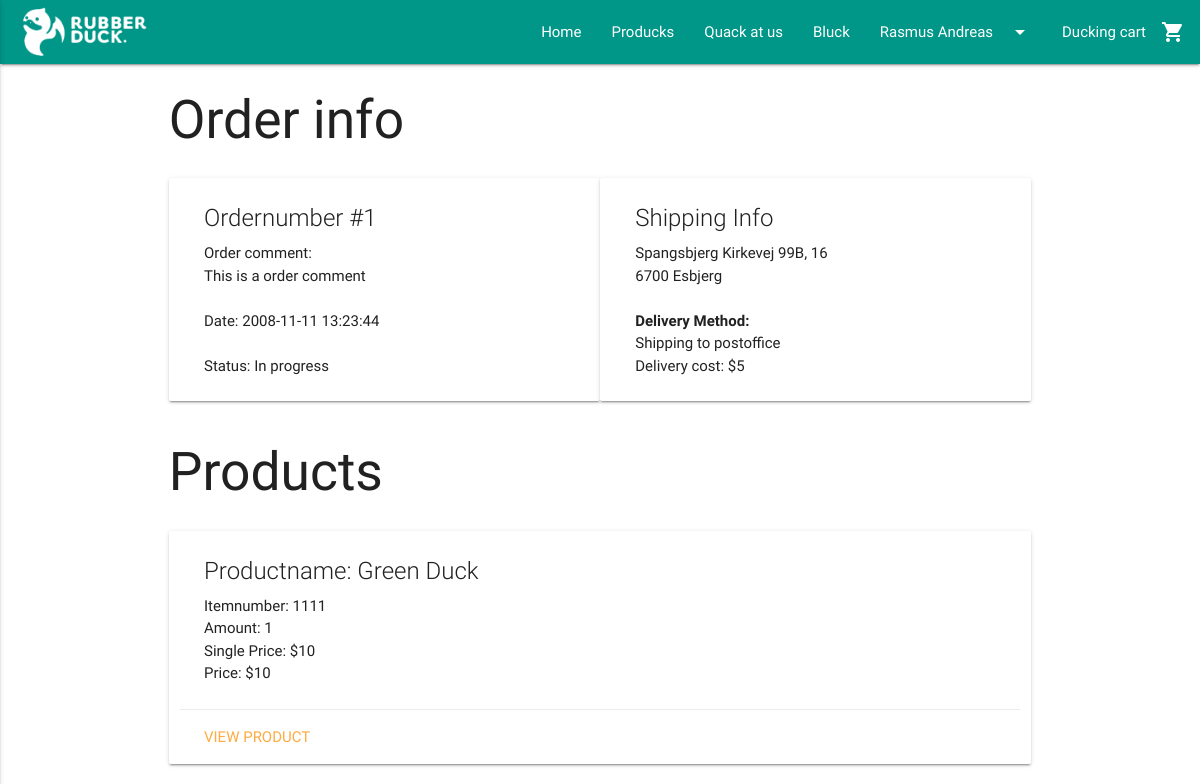
/view/order.php?order=1 (signed in, upper part), run on an earlier commit of the app's database.
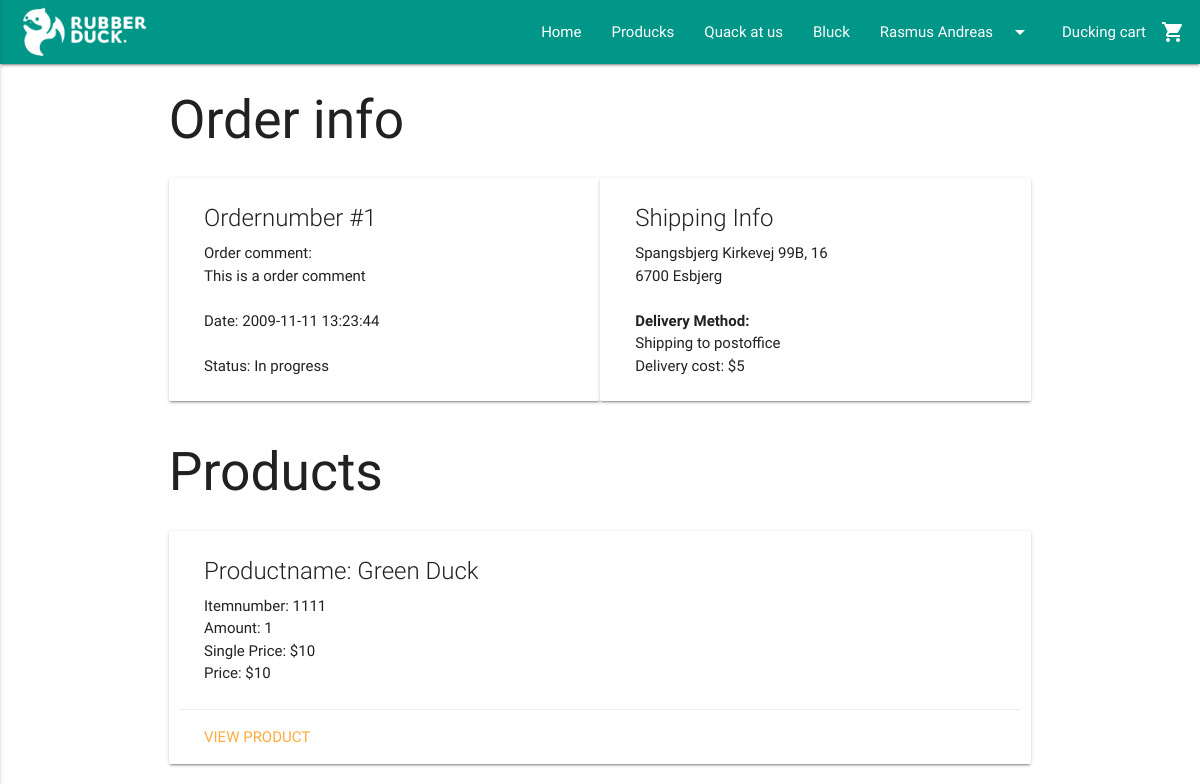
And on a later commit of the database.
### tables this page shows
CREATE TABLE CustomerOrder (
  OrderNumber int AUTO_INCREMENT NOT NULL PRIMARY KEY,
  Comment varchar(255) NULL,
  OrderDate TIMESTAMP NOT NULL,
  ShippingStreet varchar(255) NOT NULL,
  ShippingHouseNumber varchar(255) NOT NULL,
  ZipCode int(20) NOT NULL,  
  CustomerEmail varchar(255) NOT NULL,  
  DeliveryMethodID int NOT NULL,  
  OrderStatusID int NOT NULL,  
  PromoCode varchar(255) NULL  
);

CREATE TABLE OrderStatus (
  OrderStatusID int AUTO_INCREMENT NOT NULL PRIMARY KEY,
  Status varchar(255) NOT NULL
);

CREATE TABLE ZipCode (
    ZipCode int(20) NOT NULL PRIMARY KEY,
    City varchar(255)
);

CREATE TABLE DeliveryMethod (
  DeliveryMethodID int AUTO_INCREMENT NOT NULL PRIMARY KEY,
  Method varchar(255) NOT NULL,
  MethodDescription varchar(255) NOT NULL,
  DeliveryPrice int NOT NULL
);

### model/ordersDAO.php (called while the page is built, shortened)
<?php
require_once("../includes/connection.php");
function getOrder($orderNumber) {
  global $connection;
  $query = "SELECT * FROM CustomerOrder INNER JOIN DeliveryMethod ON CustomerOrder.DeliveryMethodID = DeliveryMethod.DeliveryMethodID INNER JOIN OrderStatus ON CustomerOrder.OrderStatusID = OrderStatus.OrderStatusID INNER JOIN ZipCode ON CustomerOrder.ZipCode = ZipCode.ZipCode WHERE OrderNumber = $orderNumber";
  $result = mysqli_query($connection, $query);
  $row = mysqli_fetch_assoc($result);
  return $row;
}
function getOrderProducts($orderNumber) {
  global $connection;
  $query = "SELECT * FROM OrderDetails INNER JOIN Product ON OrderDetails.ItemNumber = Product.ItemNumber WHERE OrderDetails.OrderNumber = $orderNumber";
  $result = mysqli_query($connection, $query);
  return $result;
}
?>

### view/order.php (the view, shortened to what this page needs)
<?php
require_once("../includes/header.php");
require_once("../model/ordersDAO.php");
$orderNumber = $_GET["order"];
$orderinfo = getOrder($orderNumber);
$orderProducts = getOrderProducts($orderNumber);
?>
<?php
if ($orderinfo["CustomerEmail"] != $_SESSION["CustomerEmail"]) {
  ?>
  <div class="container">
    <h2>This isn't your order!</h2>
  </div>
  <?php
} else {
?>
<div class="container">
  <div class="row">
    <h2>Order info</h2>
    <div class="card col s12 m6">
      <div class="card-content">
        <span class="card-title">Ordernumber #<?php echo $orderinfo["OrderNumber"]; ?></span>
        <p>Order comment: </p>
        <p><?php echo $orderinfo["Comment"]; ?></p>
        <br>
        <p>Date: <?php echo $orderinfo["OrderDate"]; ?></p>
        <br>
        <p>Status: <?php echo $orderinfo["Status"]; ?></p>
      </div>
    </div>
    <div class="card col s12 m6">
      <div class="card-content">
        <span class="card-title">Shipping Info</span>
        <p><?php echo $orderinfo["ShippingStreet"] . " " .$orderinfo["ShippingHouseNumber"]; ?></p>
        <p><?php echo $orderinfo["ZipCode"] . " " . $orderinfo["City"]; ?></p>
        <br>
        <p><b>Delivery Method:</b></p>
        <p><?php echo $orderinfo["Method"]; ?></p>
        <p>Delivery cost: $<?php echo $orderinfo["DeliveryPrice"]; ?></p>
      </div>
    </div>
  </div>
  <div class="row">
    <h2>Products</h2>
    <?php
    while ($row = mysqli_fetch_array($orderProducts)) {
    ?>
    <div class="card col s12">
      <div class="card-content">
        <span class="card-title">Productname: <?php echo $row["ProductName"]; ?></span>
        <p>Itemnumber: <?php echo $row["ItemNumber"]; ?></p>
        <p>Amount: <?php echo $row["Amount"]; ?></p>
        <p>Single Price: $<?php echo $row["Price"]; ?></p>
        <p>Price: $<?php echo $row["Price"] * $row["Amount"]; ?></p>
      </div>
      <div class="card-action">
        <a href="product.php?item=<?php echo $row["ItemNumber"]; ?>">View product</a>
      </div>
    </div>
    <?php
    }
    ?>
  </div>
</div>
<?php
}
require_once("../includes/footer.php");
?>

What changed in the data, as far as the page shows it:
changed customerorder "This is a order comment": OrderDate "2008-11-11 13:23:44" → "2009-11-11 13:23:44"
